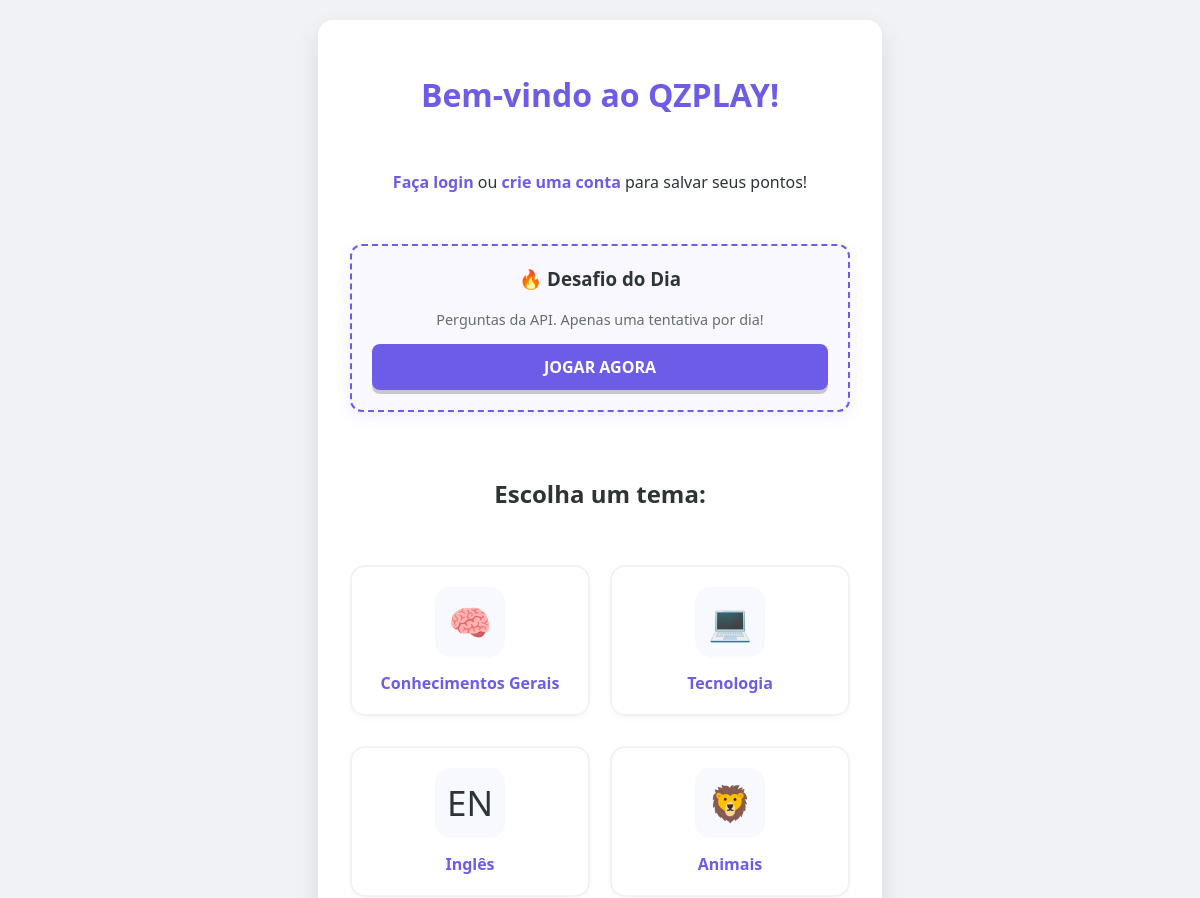
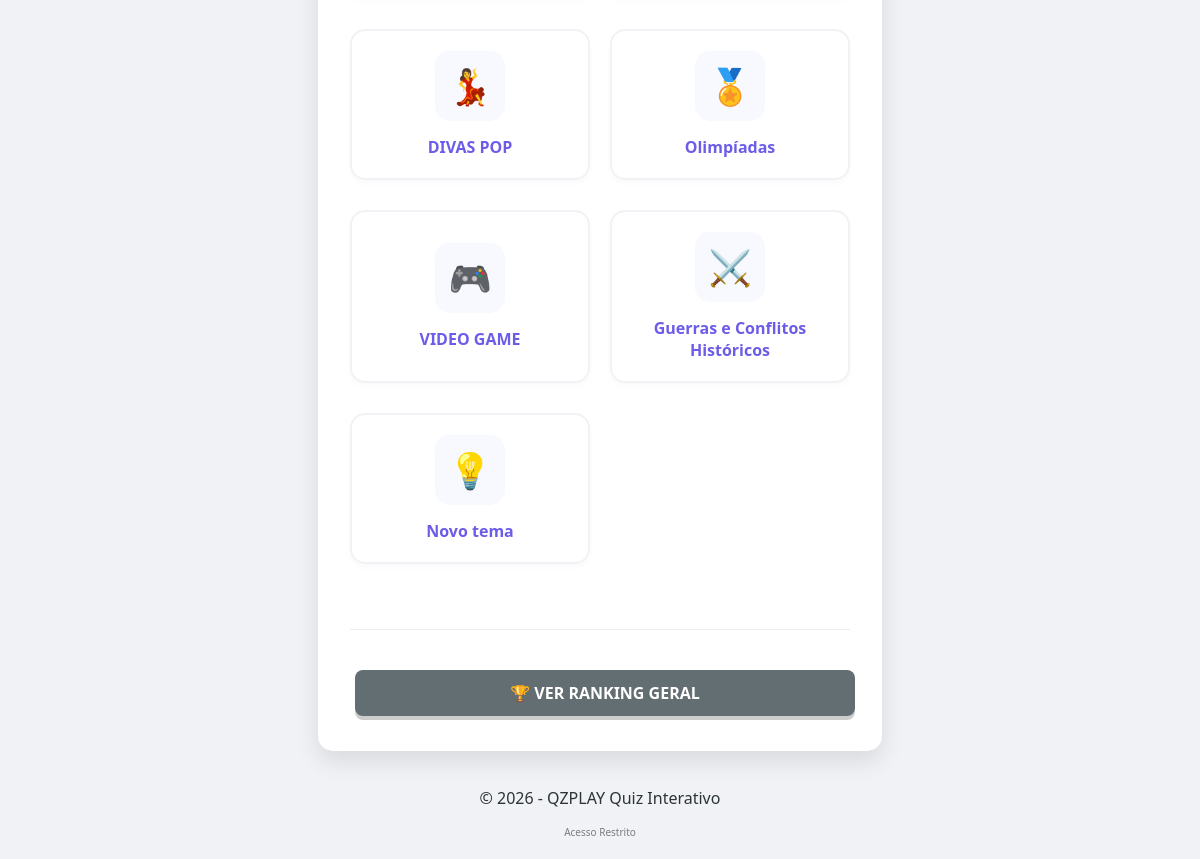
The page / on the database its author committed (2 pictures, top to bottom).
### tables this page shows
CREATE TABLE `temas` (
  `id` int(11) NOT NULL,
  `nome` varchar(100) NOT NULL,
  `icone` varchar(255) DEFAULT NULL
);

### index.php (the view, shortened to what this page needs)
<?php
include 'config/connect.php';
$stmt = null;
try {
    $sql = "SELECT id, nome, icone FROM temas WHERE id > 0";
    $stmt = $conn->query($sql);
} catch (PDOException $e) {
    $erro_sql = $e->getMessage();
}
?>
<!DOCTYPE html>
<html lang="pt-br">
<head>
    <link rel="stylesheet" href="css/style.css?v=4.0">
</head>
<body>
    <div class="container">
        <h1 class="animate-in">Bem-vindo ao QZPLAY!</h1>
        <div class="animate-in" style="margin-bottom: 20px; text-align: center;">
            <?php if (isset($_SESSION['usuario_nome'])): ?>
                <p style="margin-bottom: 5px;">Olá, <strong><?= explode(' ', $_SESSION['usuario_nome'])[0] ?></strong>! Pronto para bater seu recorde?</p>
                <a href="logout.php" class="logout-link">[ ENCERRAR SESSÃO ]</a>
            <?php else: ?>
                <p>
                    <a href="login_jogador.php" style="color: var(--primary); font-weight: bold; text-decoration: none;">Faça login</a>
                    ou
                    <a href="cadastro.php" style="color: var(--primary); font-weight: bold; text-decoration: none;">crie uma conta</a>
                    para salvar seus pontos!
                </p>
            <?php endif; ?>
        </div>
        <div class="animate-in delay-1 floating" style="margin-bottom: 30px; padding: 20px; border: 2px dashed var(--primary); border-radius: 12px; background: #f9f8ff; box-shadow: 0 5px 15px rgba(108, 92, 231, 0.1); width: 100%; box-sizing: border-box;">
            <h3 style="margin-top:0; text-align:center;">🔥 Desafio do Dia</h3>
            <p style="font-size: 0.9rem; color: #636e72; text-align:center;">Perguntas da API. Apenas uma tentativa por dia!</p>
            <a href="desafio.php" class="btn btn-primary" style="width: 100%; margin: 15px 0 0 0; text-align: center; display: block; box-sizing: border-box;">
                JOGAR AGORA
            </a>
        </div>
        <h2 class="animate-in delay-2" style="text-align:center;">Escolha um tema:</h2>
        <ul class="themes-grid animate-in delay-3">
            <?php
            if ($stmt && $stmt->rowCount() > 0) {
                while ($tema = $stmt->fetch(PDO::FETCH_ASSOC)) {
                    $icone_db = $tema['icone'];
                    $fallback_icon = "💡";
            ?>
                    <li>
                        <a href="quiz.php?tema_id=<?= $tema['id'] ?>&q=0" class="theme-card">
                            <div class="theme-icon-container">
                                <?php if ($icone_db && preg_match('/\.(png|jpg|jpeg|svg)$/i', $icone_db)): ?>
                                    <img src="img/temas/<?= htmlspecialchars($icone_db) ?>" alt="<?= htmlspecialchars($tema['nome']) ?>">
                                <?php elseif ($icone_db): ?>
                                    <?= htmlspecialchars($icone_db) ?>
                                <?php else: ?>
                                    <?= $fallback_icon ?>
                                <?php endif; ?>
                            </div>
                            <span class="theme-name"><?= htmlspecialchars($tema['nome']) ?></span>
                        </a>
                    </li>
            <?php
                }
            } else {
                echo '<li style="grid-column: span 2; text-align:center; color: #666;">';
                echo isset($erro_sql) ? "Erro no banco: " . $erro_sql : "Nenhum tema cadastrado.";
                echo '</li>';
            }
            ?>
        </ul>
        <hr class="animate-in delay-3" style="width: 100%; border: 0; border-top: 1px solid #eee; margin: 20px 0;">
        <a href="ranking.php" class="animate-in delay-3 btn btn-ranking" style="width: 100%; box-sizing: border-box; text-align: center; display: block;">🏆 Ver Ranking Geral</a>
    </div>
    <footer style="text-align: center; width: 100%; margin-top: 20px;">
        <p>© 2026 - QZPLAY Quiz Interativo</p>
        <a href="admin/login.php" style="color: rgba(12, 8, 8, 0.5); font-size: 10px; text-decoration: none; display: block;">
            Acesso Restrito
        </a>
    </footer>
</body>
</html>

### css/style.css (style rules this page uses)
:root { --primary: #6c5ce7; --secondary: #a29bfe; --success: #00b894; --danger: #d63031; --bg: #f0f2f5; --text: #2d3436; --card: #ffffff; }
body { font-family: 'Segoe UI', Tahoma, Geneva, Verdana, sans-serif; background-color: var(--bg); color: var(--text); margin: 0; display: flex; flex-direction: column; justify-content: center; align-items: center; min-height: 100vh; padding: 20px; box-sizing: border-box; }
.container { background: var(--card); padding: 2rem; border-radius: 15px; box-shadow: 0 10px 25px rgba(0,0,0,0.1); width: 100%; max-width: 500px; text-align: center; display: flex; flex-direction: column; gap: 15px; }
ul, ol { text-align: left; padding-left: 20px; margin: 15px 0; }
li { margin-bottom: 10px; }
h1 { color: var(--primary); margin-bottom: 1.5rem; }
.btn { display: inline-block; padding: 12px 25px; font-size: 16px; font-weight: bold; text-transform: uppercase; text-decoration: none; border: none; border-radius: 8px; cursor: pointer; transition: all 0.2s ease; margin: 5px; position: relative; top: 0; box-shadow: 0 4px 0 rgba(0,0,0,0.2); }
.btn-primary { background-color: var(--primary); color: white; }
.btn-ranking { background-color: #636e72; color: white; }
.animate-in { animation: fadeInUp 0.8s ease-out both; }
.delay-1 { animation-delay: 0.15s; }
.delay-2 { animation-delay: 0.3s; }
.delay-3 { animation-delay: 0.45s; }
.floating { display: block !important; animation: float 3s ease-in-out infinite; }
.container { overflow: visible; }
.delay-1 { animation-delay: 0.2s; }
.delay-2 { animation-delay: 0.4s; }
.delay-3 { animation-delay: 0.6s; }
.floating { animation: float 3s ease-in-out infinite; }
.themes-grid { display: grid; grid-template-columns: repeat(2, 1fr); gap: 20px; margin: 20px 0; list-style: none; padding: 0; }
.theme-card { background: #ffffff; border: 2px solid #f0f2f5; border-radius: 15px; padding: 20px; text-decoration: none; color: var(--text); display: flex; flex-direction: column; align-items: center; transition: all 0.3s cubic-bezier(0.175, 0.885, 0.32, 1.275); box-shadow: 0 4px 6px rgba(0,0,0,0.02); }
.theme-name { font-weight: bold; font-size: 1rem; color: var(--primary); }

### index.php (style rules this page uses)
.themes-grid { display: grid; grid-template-columns: repeat(2, 1fr); gap: 20px; margin: 20px 0; list-style: none; padding: 0; width: 100%; }
.theme-card { background: #ffffff; border: 2px solid #f0f2f5; border-radius: 15px; padding: 20px; text-decoration: none; display: flex; flex-direction: column; align-items: center; justify-content: center; transition: all 0.3s cubic-bezier(0.175, 0.885, 0.32, 1.275); box-shadow: 0 4px 6px rgba(0, 0, 0, 0.02); box-sizing: border-box; height: 100%; }
.theme-icon-container { width: 70px; height: 70px; background: #f8f9ff; border-radius: 15px; display: flex; align-items: center; justify-content: center; font-size: 35px; margin-bottom: 15px; transition: background 0.3s; overflow: hidden; }
.theme-name { font-weight: bold; font-size: 1rem; color: var(--primary); text-align: center; }
.animate-in { animation: fadeInUp 0.8s ease forwards; }
.delay-1 { animation-delay: 0.1s; }
.delay-2 { animation-delay: 0.3s; }
.delay-3 { animation-delay: 0.5s; }
.floating { animation: float 3s ease-in-out infinite; }
.container { overflow: visible; padding-bottom: 30px; }

### rows shown on the page
temas: icone "🧠", nome "Conhecimentos Gerais"
temas: icone "💻", nome "Tecnologia"
temas: icone "EN", nome "Inglês"
temas: icone "🦁", nome "Animais"
temas: icone "💃", nome "DIVAS POP"
temas: icone "🏅", nome "Olimpíadas"
temas: icone "🎮", nome "VIDEO GAME"
temas: icone "⚔️", nome "Guerras e Conflitos Históricos"
temas: icone "💡", nome "Novo tema"
